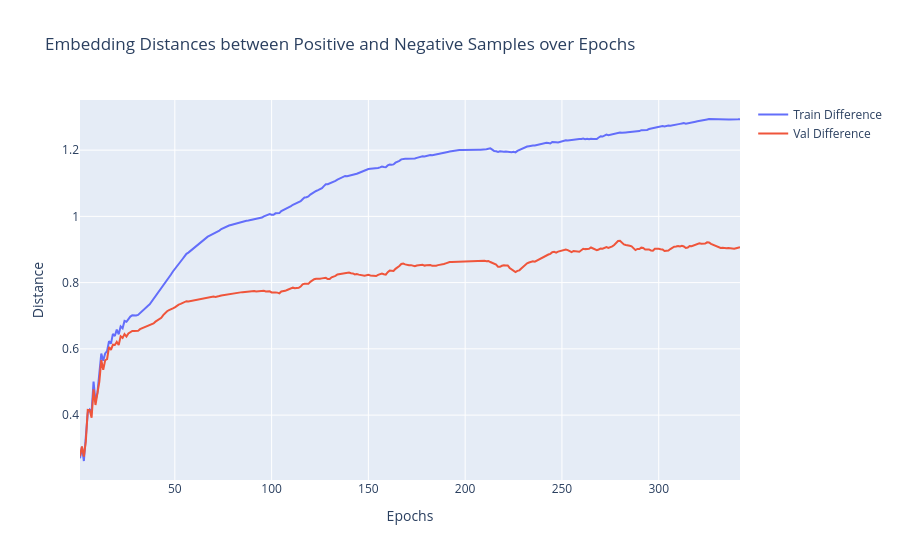

The code cell stored with this chart in its notebook:
### Code cell
fig = go.Figure()
fig.add_trace(go.Scatter(x=epochs, y=train_dists_mean[:, 2], mode="lines", name="Train Difference"))
fig.add_trace(go.Scatter(x=epochs, y=val_dists_mean[:, 2], mode="lines", name="Val Difference"))

fig.update_layout(
    title="Embedding Distances between Positive and Negative Samples over Epochs",
    xaxis_title="Epochs",
    yaxis_title="Distance",
    hovermode="x unified",
)

fig.show()

### Figure 1 — Plotly figure (JSON) as saved in the notebook; plotly's stock layout.template omitted (floating-point values rounded to 4 significant figures; data arrays with more than 128 entries replaced by an {"elided": "..."} marker saying what was removed)
{"data": [{"mode": "lines", "name": "Train Difference", "type": "scatter", "x": {"elided": "342 int values"}, "y": {"elided": "342 float values"}}, {"mode": "lines", "name": "Val Difference", "type": "scatter", "x": {"elided": "342 int values"}, "y": {"elided": "342 float values"}}], "layout": {"hovermode": "x unified", "title": {"text": "Embedding Distances between Positive and Negative Samples over Epochs"}, "xaxis": {"title": {"text": "Epochs"}}, "yaxis": {"title": {"text": "Distance"}}}}
